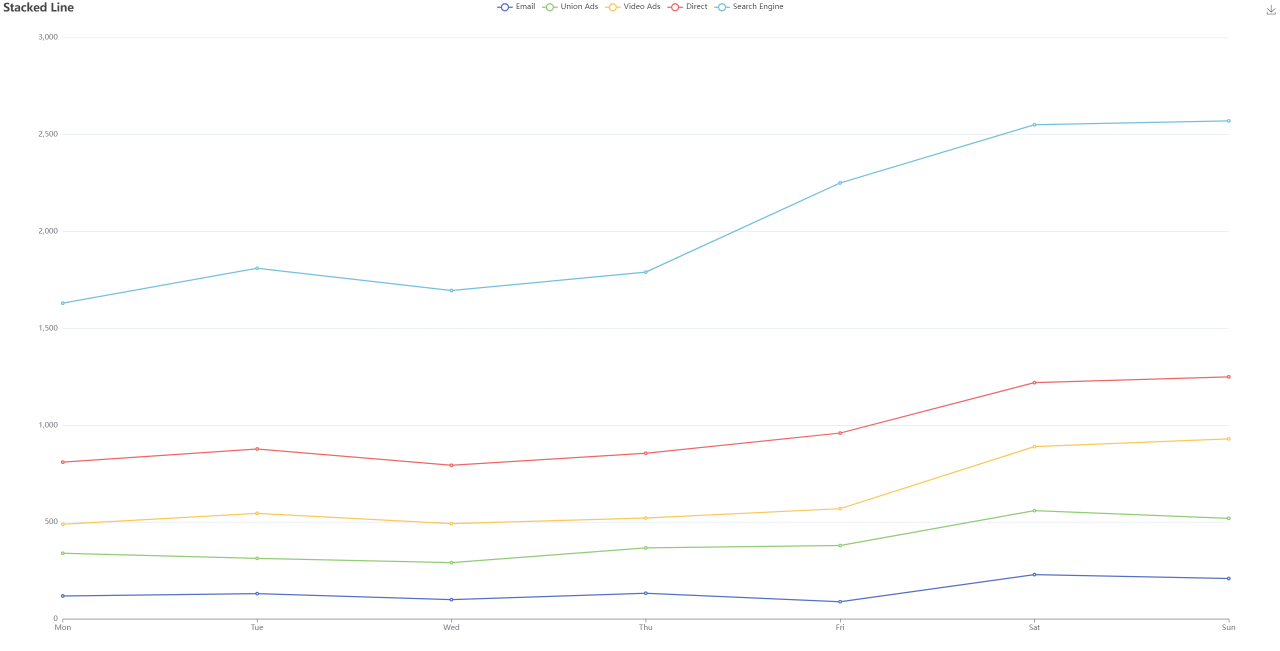
#> input picture test.png, 2560 x 1302 px (shown at 1/2 size)
$ python -i echart_trace.py   (imports and definitions only)
#> lines starting #> are read from the running program, lines starting #| are printed output that depends on the picture
import os.path
import traceback

from typing import List,Tuple
from PIL import Image


class EchartTrace:
    '''
    :returns 通过cavans图获取图表横坐标的间距
    '''
    def __init__(self, png: 'str filename',min_group=2,radius=5,minx_space=20,crops:Tuple=False):
        '''
        :param png:
        :param crops: (left, upper)
        :param min_group: 最小组数，指代该图表中的数据类别数量，尽量不小于2
        :param radius: 数据与坐标轴的交点，圆的半径
        :param minx_space: 最小间距，默认为20
        '''
#> called with png = 'test.png', min_group = 2, radius = 5, minx_space = 20, crops = False
        self.__ps = 'other.png'
        tmp=Image.open(png)
#> tmp is the input picture: PIL image 2560x1302 RGBA; mean R, G, B, A 4.4, 4.4, 4.3, 4.3
        # [4 lines of commented-out code are left out]
        if crops:
            tmp=tmp.crop((*crops,*tmp.size))
        tmp.convert('L').save(self.__ps)
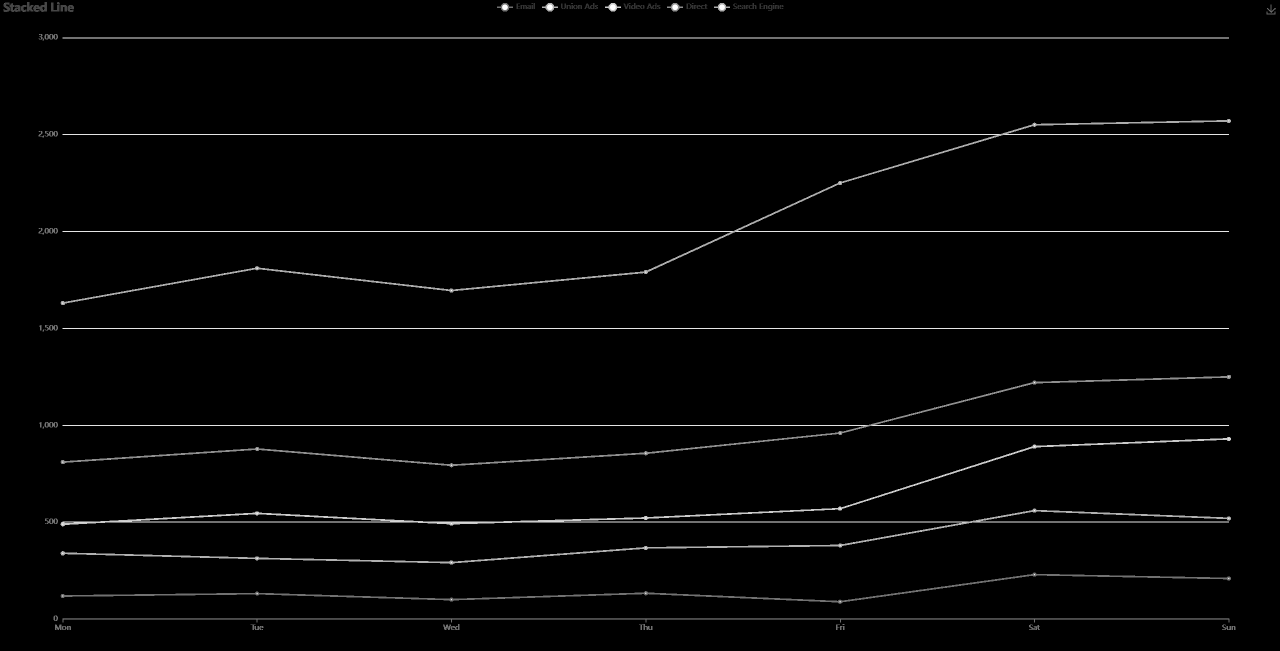
#> saved as other.png: PIL image 2560x1302 L (shown at 1/2 size); min 0, max 255, mean 4.4
        self._im = Image.open(self.__ps)
        self.min_group, self.radius,self.minx_space=\
            min_group,radius,minx_space

    def __call__(self):
        return self.parse_space(
                                self.get_space(self.min_group,self.radius),
                                self.minx_space
                                )

    def get_space(self, min_group=2, radius=5) -> List:
#> called with min_group = 2, radius = 5
        width, height = self._im.size
#> width = 2560; height = 1302
        im = self._im.convert('RGB')
        img_obj = im.load()
        ws = []
        for w in range(width):  # 先x轴在y轴方向遍历每一个点
            cicle = []
            for h in range(height):
                rgb = im.getpixel((w, h))
                if rgb == (255, 255, 255):
                    down_hs = set()
                    up_hs = set()
                    for tmp_h1 in range(h - radius, h):
                        color = img_obj[w, tmp_h1]
                        if color != (255, 255, 255) and color != (0, 0, 0):
                            down_hs.add((w, h, color))
                    for tmp_h2 in range(h, h + radius):
                        color = img_obj[w, tmp_h2]
                        if color != (255, 255, 255) and color != (0, 0, 0):
                            up_hs.add((w, h, color))
                    # print(down_hs,up_hs)
                    if up_hs.intersection(down_hs):
                        cicle.append(w)
            if len(cicle) >= min_group * 2:
                # print(cicle)
                ws.append(cicle[0])
#> after the loop, ws = [125, 514, 902, 903, 1291, 1680, 2068, 2069, 2457]
        return ws

    def parse_space(self, ws, minx_space=20):
        '''
        :param ws:
        :param minx_space: 最小间距
        :return:
        '''
#> called with minx_space = 20
        res_ws = []
#> res_ws = []
        for index, x in enumerate(ws[:-1]):  # 清理小于最小间距的点
            if x + minx_space < ws[index + 1]:
                res_ws.append(x)
#> this loop made 8 passes
#> x on passes 1 to 8: 125, 514, 902, 903, 1291, 1680, 2068, 2069
#> after the loop, res_ws = [125, 514, 903, 1291, 1680, 2069]
        res_ws.append(ws[-1])
        d = (res_ws[-1] - res_ws[0]) // (len(res_ws) - 1)
#> d = 388
        d = self._depth_parse(res_ws, d)
        return d

    def _depth_parse(self, ws, d):
#> called with d = 388
        rs = []
        ds=[]
        # print(ws,d)
        for i, w in enumerate(ws):
            if i < len(ws) - 1:
                rs.append(ws[i + 1] - w)
#> this loop made 7 passes
#> after the loop, rs = [389, 389, 388, 389, 389, 388]
        rs.sort(reverse=True)
        for index,r in enumerate(rs):
            if r>=d:
                ds.append(r)
#> this loop made 6 passes
#> r on passes 1 to 6: 389, 389, 389, 389, 388, 388
#> after the loop, ds = [389, 389, 389, 389, 388, 388]
        return sum(ds)//len(ds)

    def __del__(self):
        try:
            if os.path.exists(self.__ps):
                os.remove(self.__ps)
        except:
            traceback.print_exc()


# [3 lines not run here, left out]
    # [42 lines of commented-out code are left out]

>>> result = EchartTrace('test.png').__call__()
